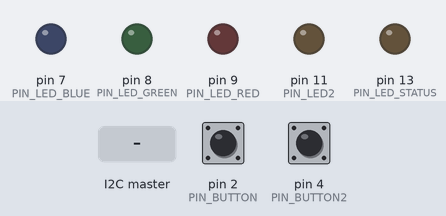
A sketch run on a simulated Arduino Nano, built with avr-gcc and run on an emulated ATmega328P. Shown: output pins drawn as LEDs (lit = HIGH). Inputs (shaded band) come from the test bench; at power-on: pin 2 (PIN_BUTTON) HIGH, pin 4 (PIN_BUTTON2) HIGH. What the sketch prints to the serial monitor is not drawn.

Above: at 1.2 s.
1.3 s: the I2C master sends the byte 1
At 2.4 s:
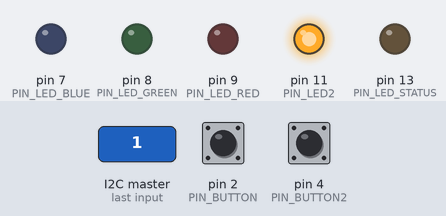
2.8 s: the I2C master sends the byte 0
At 3.6 s:
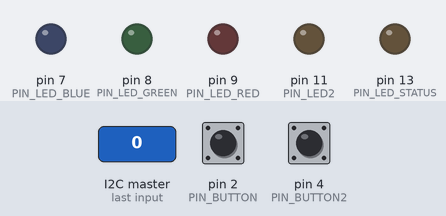
4.3 s: the I2C master sends the byte 2
At 4.9 s:
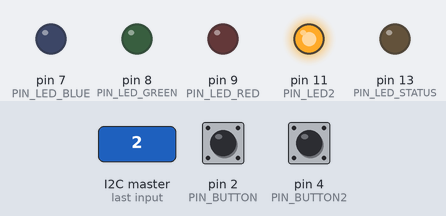
Timing chart, 0 to 7.3 s (numbered marks = the images above; inputs shaded):
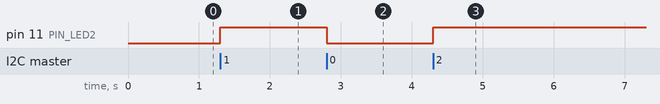

The sketch:

ModBasic.ino
```cpp
#include <Wire.h>

//Pins
const int PIN_LED_STATUS = 13;
const int PIN_LED_RED = 9;
const int PIN_LED_GREEN = 8;
const int PIN_LED_BLUE = 7;
const int PIN_LED2 = 11;
const int PIN_BUTTON = 2;
const int PIN_BUTTON2 = 4;

const int MOD_ADDRESS = 8;

//I2C Read
const int WRITE_BUFFER_SIZE = 3;
volatile byte writeBuffer[WRITE_BUFFER_SIZE];
volatile unsigned long lastStatusSent = 0;
volatile unsigned long lastStatusRequest = 0;
const int UPDATE_OFFSET = 0;
const int B1_OFFSET = 1;
const int B2_OFFSET = 2;

//I2C Update
const int READ_BUFFER_SIZE = 1;
volatile byte readBuffer[READ_BUFFER_SIZE];
volatile unsigned long lastStatusReceived = 0;
volatile unsigned long lastStatusUpdated = 0;
const int L1_OFFSET = 0;


int lastButtonState = LOW;   // the previous reading from the input pin
unsigned long lastDebounceTime = 0;  // the last time the output pin was toggled
unsigned long debounceDelay = 10;    // the debounce time; increase if the output flickers

int red = 0;
int green = 0;
int blue = 0;


void setup() {
	Serial.begin(9600);

	pinMode(PIN_LED_STATUS, OUTPUT);
	pinMode(PIN_LED_RED, OUTPUT);
	pinMode(PIN_LED_GREEN, OUTPUT);
	pinMode(PIN_LED_BLUE, OUTPUT);
	pinMode(PIN_LED2, OUTPUT);
	pinMode(PIN_BUTTON, INPUT_PULLUP);
	pinMode(PIN_BUTTON2, INPUT_PULLUP);

	Wire.begin(MOD_ADDRESS);
	Wire.onRequest(statusRequest);
	Wire.onReceive(statusReceive);

	//setColor(0, 0, 255);
}

void loop() {

	//state[BUTTON2_STATE_BYTE] = (byte)digitalRead(PIN_BUTTON2);

	int buttonState = digitalRead(PIN_BUTTON);
	if (buttonState != writeBuffer[B1_OFFSET]) {
		writeBuffer[UPDATE_OFFSET] = true;
		writeBuffer[B1_OFFSET] = buttonState;
	}
	buttonState = digitalRead(PIN_BUTTON2);
	if (buttonState != writeBuffer[B2_OFFSET]) {
		writeBuffer[UPDATE_OFFSET] = true;
		writeBuffer[B2_OFFSET] = buttonState;
	}

	if (lastStatusReceived > lastStatusSent) {
		Serial.println(String(readBuffer[L1_OFFSET], BIN));
		digitalWrite(PIN_LED2, readBuffer[L1_OFFSET]);
		lastStatusUpdated = millis();
	}

	delay(1);

	//Debounce button loop
	//int newButtonState = digitalRead(PIN_BUTTON2);
	//if (newButtonState != lastButtonState) {
	//	lastDebounceTime = millis();
	//}
	//if ((millis() - lastDebounceTime) > debounceDelay) {
	//	if (newButtonState != state[BUTTON_STATE_BYTE]) {

	//		state[STATE_CHANGED_BYTE] = true;
	//		state[BUTTON_STATE_BYTE] = newButtonState;

	//		// Set LED on mod when button pressed
	//		if (state[BUTTON_STATE_BYTE] == HIGH) {
	//			setColor(255, 0, 0);
	//		}
	//		else {
	//			setColor(0, 0, 255);
	//		}
	//	}
	//}
	//lastButtonState = newButtonState;


}

void statusRequest() {
	//!memcmp((byte*)state, (byte*)lastState, BUFFER_SIZE)

	lastStatusRequest = millis();
	if (writeBuffer[UPDATE_OFFSET]) {
		Wire.write((byte*)writeBuffer, WRITE_BUFFER_SIZE);
		digitalWrite(PIN_LED_STATUS, HIGH);
		lastStatusSent = millis();
		writeBuffer[UPDATE_OFFSET] = false;
		//memcpy((byte*)state, (byte*)lastState, BUFFER_SIZE);
	}
	else {
		//No state change message
		//Wire.write(0);
		digitalWrite(PIN_LED_STATUS, LOW);
	}
}

void statusReceive(int bytesCount) {

	lastStatusReceived = millis();
	int i = 0;
	//Serial.println(String(data, BIN));
	while (Wire.available())
	{
		readBuffer[i] = Wire.read();
		i++;
	}
}


void setColor(int redValue, int greenValue, int blueValue) {
	analogWrite(PIN_LED_RED, 255 - redValue);
	analogWrite(PIN_LED_GREEN, 255 - greenValue);
	analogWrite(PIN_LED_BLUE, 255 - blueValue);
}
```

Measured:
- after the input at 1.3 s, pin 11 (PIN_LED2): LOW → HIGH at once
- after the input at 2.8 s, pin 11 (PIN_LED2): HIGH → LOW at once
- after the input at 4.3 s, pin 11 (PIN_LED2): LOW → HIGH at once
